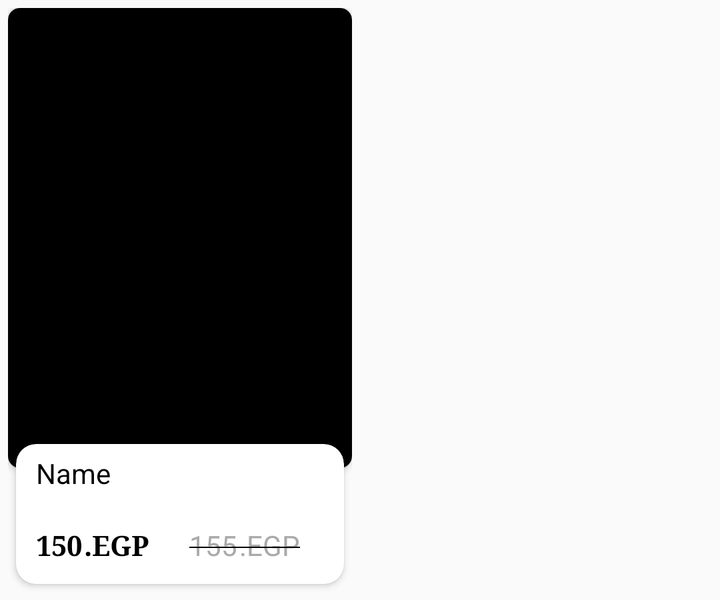
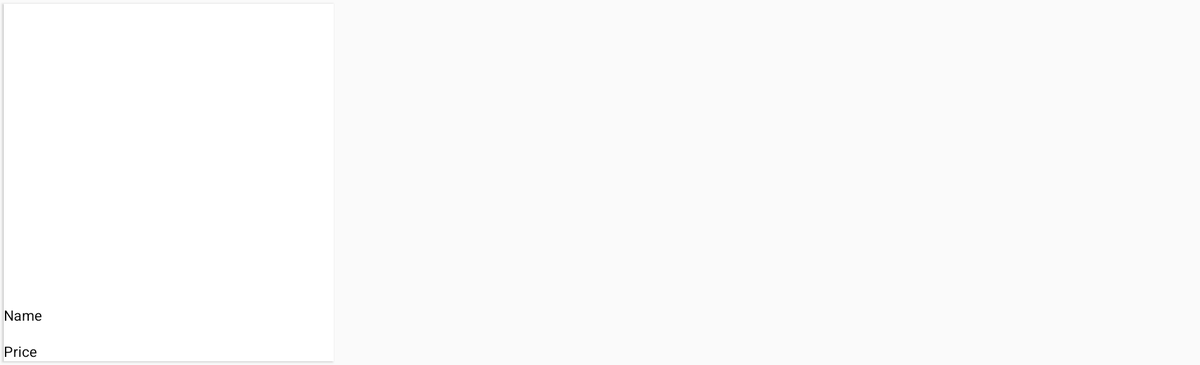

The same Android screen from two of the app's own layout files: first res/layout/ as a phone draws it, then the repository's variant for another configuration, drawn on a device whose configuration selects that folder. Both files follow.
<!-- AndroidManifest.xml: application theme AppTheme -->
<!-- res/layout/card_view.xml -->
<?xml version="1.0" encoding="utf-8"?>
<RelativeLayout xmlns:android="http://schemas.android.com/apk/res/android"
    xmlns:app="http://schemas.android.com/apk/res-auto"
    xmlns:card_view="http://schemas.android.com/tools"
    android:orientation="vertical"
    android:layout_width="180dp"
    android:layout_height="300dp">





        <RelativeLayout
            android:layout_width="match_parent"
            android:layout_height="match_parent"


            android:layout_margin="4dp"
            android:elevation="3dp"
            android:id="@+id/card_view"
            >



            <android.support.v7.widget.CardView
                android:layout_width="match_parent"
                android:layout_height="230dp"
                app:cardCornerRadius="6dp"
                >

            <RelativeLayout
                android:layout_width="match_parent"
                android:layout_height="match_parent">

                <ImageView
                    android:layout_width="match_parent"
                    android:layout_height="match_parent"
                    android:id="@+id/pro_image"
                    android:scaleType="centerInside"
                    android:src="@color/black"

                    />

                <ImageButton
                    android:layout_width="wrap_content"
                    android:layout_height="wrap_content"
                    android:layout_alignParentRight="true"
                    android:scaleType="fitXY"
                    android:layout_marginTop="10dp"
                    android:layout_marginRight="5dp"
                    android:id="@+id/fav_button"
                    android:background="@drawable/ic_favorite_border_black_24dp"
                    />
            </RelativeLayout>
            </android.support.v7.widget.CardView>











        <android.support.v7.widget.CardView
            android:layout_width="match_parent"
            android:layout_height="70dp"
            app:cardCornerRadius="10dp"
            android:layout_margin="4dp"
            android:layout_alignParentBottom="true"
            >

            <RelativeLayout
                android:layout_width="match_parent"
                android:layout_height="match_parent">
                <TextView
                    android:id="@+id/pro_name"
                    android:layout_width="wrap_content"
                    android:layout_height="wrap_content"
                    android:layout_alignParentStart="true"

                    android:layout_marginTop="5dp"
                    android:layout_marginBottom="2dp"
                    android:layout_marginLeft="10dp"
                    android:textColor="@color/black"
                    android:text="Name" />

                <TextView
                    android:layout_marginLeft="10dp"
                    android:id="@+id/pro_price"
                    android:layout_width="wrap_content"
                    android:layout_height="wrap_content"
                    android:layout_alignParentBottom="true"
                    android:layout_marginBottom="10dp"
                    android:textColor="@color/black"
                    android:textStyle="bold"
                    android:typeface="serif"
                    android:text="150" />
                <TextView
                    android:layout_marginLeft="1dp"
                    android:id="@+id/pro_egp"
                    android:layout_width="wrap_content"
                    android:layout_height="wrap_content"
                    android:layout_toEndOf="@+id/pro_price"
                    android:layout_alignParentBottom="true"
                    android:layout_marginBottom="10dp"
                    android:textColor="@color/black"
                    android:textStyle="bold"
                    android:typeface="serif"
                    android:text=".EGP" />


                <TextView
                    android:layout_width="wrap_content"
                    android:layout_height="wrap_content"
                    android:id="@+id/pro_exprice"
                    android:text="155"
                    android:textColor="@android:color/darker_gray"
                    android:layout_toRightOf="@+id/pro_egp"
                    android:layout_alignParentBottom="true"
                    android:layout_marginBottom="10dp"
                    android:layout_marginLeft="20dp"
                    android:textStyle="normal"
                    />

                <TextView
                    android:layout_width="wrap_content"
                    android:layout_height="wrap_content"
                    android:id="@+id/pro_exegp"
                    android:text=".EGP"
                    android:textColor="@android:color/darker_gray"
                    android:layout_toRightOf="@+id/pro_exprice"
                    android:layout_alignParentBottom="true"
                    android:layout_marginBottom="10dp"
                    android:layout_marginLeft="1dp"
                    android:textStyle="normal"
                    />


                <View
                    android:layout_width="match_parent"
                    android:layout_height="0.5dp"

                    android:id="@+id/pro_linexprice"
                    android:layout_toRightOf="@+id/pro_egp"
                    android:layout_marginLeft="20dp"
                    android:layout_alignParentBottom="true"
                    android:layout_marginBottom="18dp"
                    android:layout_alignEnd="@+id/pro_exegp"
                    android:background="@android:color/black"/>

            </RelativeLayout>

        </android.support.v7.widget.CardView>

        </RelativeLayout>


</RelativeLayout>
<!-- resources referenced by this layout -->
<resources>
  <color name="black">#000000</color>
  <style name="AppTheme" parent="Theme.AppCompat.Light.DarkActionBar">
          
          <item name="colorPrimary">@color/colorPrimary</item>
          <item name="colorPrimaryDark">@color/colorPrimaryDark</item>
          <item name="colorAccent">@color/colorAccent</item>
          <item name="windowActionBar">false</item>
          <item name="windowNoTitle">true</item>
          <item name="android:windowContentTransitions" tools:targetApi="lollipop">true</item>
          <item name="drawerArrowStyle">@style/DrawerArrowStyle</item>
      </style>
  <color name="colorPrimary">#000000</color>
  <color name="colorPrimaryDark">#000000</color>
  <color name="colorAccent">#FF4081</color>
  <style name="DrawerArrowStyle" parent="Widget.AppCompat.DrawerArrowToggle">
          <item name="color">@android:color/white</item>
      </style>
</resources>
<!-- res/layout-xlarge/card_view.xml (the repository's variant of the layout above) -->
<!-- drawn on a large tablet held sideways -->
<?xml version="1.0" encoding="utf-8"?>
<RelativeLayout xmlns:android="http://schemas.android.com/apk/res/android"
    xmlns:app="http://schemas.android.com/apk/res-auto"
    xmlns:card_view="http://schemas.android.com/tools"
    android:orientation="vertical"
    android:layout_width="360dp"
    android:layout_height="390dp">



    <android.support.v7.widget.CardView
        android:layout_width="match_parent"
        android:layout_height="match_parent"
        app:cardCornerRadius="0dp"
        android:layout_margin="4dp"
        android:elevation="3dp"
        android:id="@+id/card_view"
        >

        <RelativeLayout
            android:layout_width="match_parent"
            android:layout_height="match_parent"
            android:background="@android:color/white"
            >
            <ImageView
                android:layout_width="match_parent"
                android:layout_height="match_parent"
                android:id="@+id/pro_image"
                android:scaleType="fitXY"
                android:src="@drawable/googleg_standard_color_18"
                android:layout_above="@id/pro_name"
                />

            <TextView
                android:id="@+id/pro_name"
                android:layout_width="wrap_content"
                android:layout_height="wrap_content"
                android:layout_above="@+id/pro_price"
                android:layout_alignParentStart="true"
                android:layout_marginBottom="17dp"
                android:text="Name"
                android:textColor="@color/black"
                android:textSize="15sp"
                />

            <TextView
                android:id="@+id/pro_price"
                android:layout_width="wrap_content"
                android:layout_height="wrap_content"
                android:layout_alignParentBottom="true"
                android:layout_alignParentStart="true"
                android:text="Price"
                android:textColor="@color/black"
                android:textSize="15sp"
                />

        </RelativeLayout>

    </android.support.v7.widget.CardView>

</RelativeLayout>
